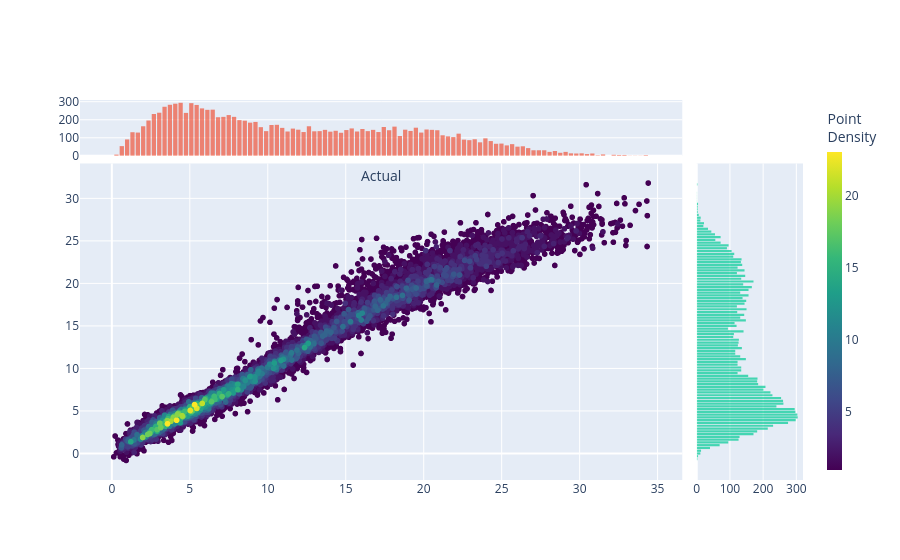

Notebook cell for this chart:
### Code cell
res_train_best_krr = {
    "y true": df_train_stratified[TARGET].to_numpy(),
    "y pred": best_pipe_krr.predict(
        df_train_stratified[FEATURES]
    )
}

hist_density(
    res_train_best_krr["y true"],
    res_train_best_krr["y pred"]
)

### Figure 1 — Plotly figure (JSON) as saved in the notebook; plotly's stock layout.template omitted (floating-point values rounded to 4 significant figures; data arrays with more than 128 entries replaced by an {"elided": "..."} marker saying what was removed)
{"data": [{"customdata": {"elided": "3724x1 int values"}, "hovertemplate": "Actual: %{x}<br>Predicted: %{y}<br>Point<br>Density: %{customdata[0]:.3f}<extra></extra>", "legendgroup": "", "marker": {"color": {"elided": "3724 int values"}, "coloraxis": "coloraxis", "symbol": "circle"}, "mode": "markers", "name": "", "showlegend": false, "type": "scattergl", "x": {"elided": "3724 float values"}, "xaxis": "x3", "y": {"elided": "3724 float values"}, "yaxis": "y3"}, {"marker": {"line": {"width": 0}}, "opacity": 0.7, "showlegend": false, "type": "bar", "x": [0.295, 0.6379, 0.9808, 1.324, 1.667, 2.01, 2.352, 2.695, 3.038, 3.381, 3.724, 4.067, 4.41, 4.753, 5.096, 5.439, 5.782, 6.125, 6.468, 6.81, 7.153, 7.496, 7.839, 8.182, 8.525, 8.868, 9.211, 9.554, 9.897, 10.24, 10.58, 10.93, 11.27, 11.61, 11.95, 12.3, 12.64, 12.98, 13.33, 13.67, 14.01, 14.35, 14.7, 15.04, 15.38, 15.73, 16.07, 16.41, 16.76, 17.1, 17.44, 17.78, 18.13, 18.47, 18.81, 19.16, 19.5, 19.84, 20.18, 20.53, 20.87, 21.21, 21.56, 21.9, 22.24, 22.58, 22.93, 23.27, 23.61, 23.96, 24.3, 24.64, 24.99, 25.33, 25.67, 26.01, 26.36, 26.7, 27.04, 27.39, 27.73, 28.07, 28.41, 28.76, 29.1, 29.44, 29.79, 30.13, 30.47, 30.81, 31.16, 31.5, 31.84, 32.19, 32.53, 32.87, 33.22, 33.56, 33.9, 34.24], "xaxis": "x", "y": [7, 54, 91, 131, 129, 164, 196, 232, 239, 272, 283, 289, 294, 238, 292, 282, 263, 255, 256, 214, 216, 226, 216, 198, 195, 184, 188, 159, 137, 171, 172, 155, 135, 151, 145, 132, 164, 136, 137, 144, 134, 139, 128, 143, 152, 135, 149, 137, 144, 132, 160, 142, 162, 110, 145, 138, 156, 129, 146, 144, 142, 114, 108, 104, 123, 90, 87, 92, 75, 97, 82, 67, 68, 58, 65, 51, 53, 43, 31, 31, 31, 22, 27, 17, 22, 14, 13, 14, 10, 13, 3, 8, 0, 6, 5, 5, 1, 1, 1, 4], "yaxis": "y"}, {"marker": {"line": {"width": 0}}, "opacity": 0.7, "orientation": "h", "showlegend": false, "type": "bar", "x": [2, 4, 11, 13, 40, 69, 95, 126, 129, 171, 182, 214, 230, 275, 298, 304, 303, 297, 295, 240, 261, 260, 254, 228, 222, 201, 207, 185, 182, 183, 155, 123, 134, 134, 123, 123, 148, 131, 116, 116, 136, 124, 126, 127, 110, 112, 141, 94, 120, 114, 148, 131, 143, 122, 150, 121, 144, 149, 138, 156, 131, 156, 166, 140, 171, 134, 146, 121, 144, 123, 137, 133, 135, 110, 113, 105, 91, 96, 72, 56, 72, 55, 44, 34, 20, 22, 11, 12, 6, 3, 3, 3, 4, 1, 1, 1, 1, 0, 0, 2], "xaxis": "x4", "y": [-0.6534, -0.3272, -0.001047, 0.3251, 0.6513, 0.9775, 1.304, 1.63, 1.956, 2.282, 2.608, 2.935, 3.261, 3.587, 3.913, 4.239, 4.565, 4.892, 5.218, 5.544, 5.87, 6.196, 6.523, 6.849, 7.175, 7.501, 7.827, 8.153, 8.48, 8.806, 9.132, 9.458, 9.784, 10.11, 10.44, 10.76, 11.09, 11.42, 11.74, 12.07, 12.39, 12.72, 13.05, 13.37, 13.7, 14.02, 14.35, 14.68, 15.0, 15.33, 15.66, 15.98, 16.31, 16.63, 16.96, 17.29, 17.61, 17.94, 18.27, 18.59, 18.92, 19.24, 19.57, 19.9, 20.22, 20.55, 20.87, 21.2, 21.53, 21.85, 22.18, 22.51, 22.83, 23.16, 23.48, 23.81, 24.14, 24.46, 24.79, 25.11, 25.44, 25.77, 26.09, 26.42, 26.75, 27.07, 27.4, 27.72, 28.05, 28.38, 28.7, 29.03, 29.36, 29.68, 30.01, 30.33, 30.66, 30.99, 31.31, 31.64], "yaxis": "y4"}], "layout": {"coloraxis": {"autocolorscale": false, "colorbar": {"thickness": 15, "title": {"text": "Point<br>Density"}}, "colorscale": [[0, "#440154"], [0.1111, "#482878"], [0.2222, "#3e4989"], [0.3333, "#31688e"], [0.4444, "#26828e"], [0.5556, "#1f9e89"], [0.6667, "#35b779"], [0.7778, "#6ece58"], [0.8889, "#b5de2b"], [1, "#fde725"]]}, "showlegend": false, "xaxis": {"anchor": "y", "domain": [0, 0.833], "matches": "x3", "showline": false, "showticklabels": false, "title": {"text": "Actual"}}, "xaxis2": {"anchor": "y2", "domain": [0.853, 1], "matches": "x4", "showline": false, "showticklabels": true}, "xaxis3": {"anchor": "y3", "domain": [0, 0.833], "showline": false}, "xaxis4": {"anchor": "y4", "domain": [0.853, 1], "showline": false}, "yaxis": {"anchor": "x", "domain": [0.853, 1], "showline": false, "showticklabels": true}, "yaxis2": {"anchor": "x2", "domain": [0.853, 1], "matches": "y", "showline": false, "showticklabels": false, "title": {"text": "Predicted"}}, "yaxis3": {"anchor": "x3", "domain": [0, 0.833], "showline": false}, "yaxis4": {"anchor": "x4", "domain": [0, 0.833], "matches": "y3", "showline": false, "showticklabels": false}}}
